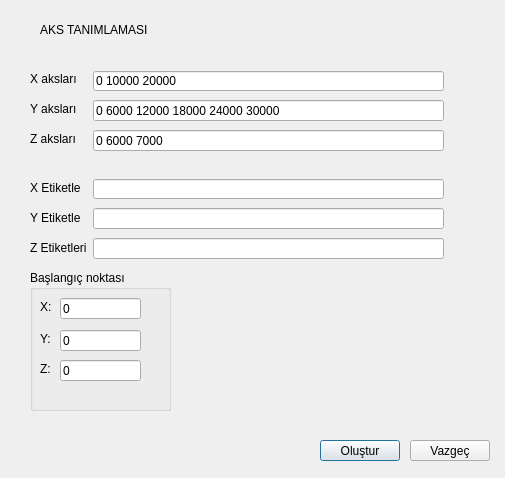
<?xml version="1.0" encoding="UTF-8"?>
<ui version="4.0">
 <class>AxesDialog</class>
 <widget class="QDialog" name="AxesDialog">
  <property name="windowModality">
   <enum>Qt::NonModal</enum>
  </property>
  <property name="geometry">
   <rect>
    <x>0</x>
    <y>0</y>
    <width>505</width>
    <height>478</height>
   </rect>
  </property>
  <property name="windowTitle">
   <string>Aks tanımı</string>
  </property>
  <property name="windowOpacity">
   <double>1.000000000000000</double>
  </property>
  <widget class="QLabel" name="label">
   <property name="geometry">
    <rect>
     <x>30</x>
     <y>72</y>
     <width>47</width>
     <height>13</height>
    </rect>
   </property>
   <property name="text">
    <string>X aksları</string>
   </property>
  </widget>
  <widget class="QLineEdit" name="lineEdit">
   <property name="geometry">
    <rect>
     <x>93</x>
     <y>71</y>
     <width>351</width>
     <height>20</height>
    </rect>
   </property>
   <property name="text">
    <string>0 10000 20000</string>
   </property>
  </widget>
  <widget class="QLineEdit" name="lineEdit_2">
   <property name="geometry">
    <rect>
     <x>93</x>
     <y>100</y>
     <width>351</width>
     <height>21</height>
    </rect>
   </property>
   <property name="text">
    <string>0 6000 12000 18000 24000 30000</string>
   </property>
  </widget>
  <widget class="QLabel" name="label_2">
   <property name="geometry">
    <rect>
     <x>30</x>
     <y>102</y>
     <width>47</width>
     <height>13</height>
    </rect>
   </property>
   <property name="text">
    <string>Y aksları</string>
   </property>
  </widget>
  <widget class="QLineEdit" name="lineEdit_3">
   <property name="geometry">
    <rect>
     <x>93</x>
     <y>130</y>
     <width>351</width>
     <height>21</height>
    </rect>
   </property>
   <property name="text">
    <string>0 6000 7000</string>
   </property>
  </widget>
  <widget class="QLabel" name="label_3">
   <property name="geometry">
    <rect>
     <x>30</x>
     <y>132</y>
     <width>47</width>
     <height>13</height>
    </rect>
   </property>
   <property name="text">
    <string>Z aksları</string>
   </property>
  </widget>
  <widget class="QPushButton" name="pushButton">
   <property name="geometry">
    <rect>
     <x>320</x>
     <y>440</y>
     <width>80</width>
     <height>21</height>
    </rect>
   </property>
   <property name="text">
    <string>Oluştur</string>
   </property>
  </widget>
  <widget class="QPushButton" name="pushButton_2">
   <property name="geometry">
    <rect>
     <x>410</x>
     <y>440</y>
     <width>80</width>
     <height>21</height>
    </rect>
   </property>
   <property name="text">
    <string>Vazgeç</string>
   </property>
  </widget>
  <widget class="QLineEdit" name="lineEdit_4">
   <property name="geometry">
    <rect>
     <x>93</x>
     <y>179</y>
     <width>351</width>
     <height>20</height>
    </rect>
   </property>
  </widget>
  <widget class="QLabel" name="label_4">
   <property name="geometry">
    <rect>
     <x>30</x>
     <y>240</y>
     <width>61</width>
     <height>16</height>
    </rect>
   </property>
   <property name="text">
    <string>Z Etiketleri</string>
   </property>
  </widget>
  <widget class="QLineEdit" name="lineEdit_5">
   <property name="geometry">
    <rect>
     <x>93</x>
     <y>208</y>
     <width>351</width>
     <height>21</height>
    </rect>
   </property>
  </widget>
  <widget class="QLabel" name="label_5">
   <property name="geometry">
    <rect>
     <x>30</x>
     <y>180</y>
     <width>51</width>
     <height>16</height>
    </rect>
   </property>
   <property name="text">
    <string>X Etiketleri</string>
   </property>
  </widget>
  <widget class="QLineEdit" name="lineEdit_6">
   <property name="geometry">
    <rect>
     <x>93</x>
     <y>238</y>
     <width>351</width>
     <height>21</height>
    </rect>
   </property>
  </widget>
  <widget class="QLabel" name="label_6">
   <property name="geometry">
    <rect>
     <x>30</x>
     <y>210</y>
     <width>51</width>
     <height>16</height>
    </rect>
   </property>
   <property name="text">
    <string>Y Etiketleri</string>
   </property>
  </widget>
  <widget class="QGroupBox" name="groupBox">
   <property name="geometry">
    <rect>
     <x>30</x>
     <y>270</y>
     <width>141</width>
     <height>141</height>
    </rect>
   </property>
   <property name="title">
    <string>Başlangıç noktası</string>
   </property>
   <widget class="QLabel" name="label_7">
    <property name="geometry">
     <rect>
      <x>10</x>
      <y>30</y>
      <width>47</width>
      <height>13</height>
     </rect>
    </property>
    <property name="text">
     <string>X: </string>
    </property>
   </widget>
   <widget class="QLineEdit" name="lineEdit_7">
    <property name="geometry">
     <rect>
      <x>30</x>
      <y>28</y>
      <width>81</width>
      <height>21</height>
     </rect>
    </property>
    <property name="text">
     <string>0</string>
    </property>
   </widget>
   <widget class="QLabel" name="label_8">
    <property name="geometry">
     <rect>
      <x>10</x>
      <y>62</y>
      <width>47</width>
      <height>13</height>
     </rect>
    </property>
    <property name="text">
     <string>Y: </string>
    </property>
   </widget>
   <widget class="QLineEdit" name="lineEdit_8">
    <property name="geometry">
     <rect>
      <x>30</x>
      <y>60</y>
      <width>81</width>
      <height>21</height>
     </rect>
    </property>
    <property name="text">
     <string>0</string>
    </property>
   </widget>
   <widget class="QLabel" name="label_9">
    <property name="geometry">
     <rect>
      <x>10</x>
      <y>92</y>
      <width>47</width>
      <height>13</height>
     </rect>
    </property>
    <property name="text">
     <string>Z: </string>
    </property>
   </widget>
   <widget class="QLineEdit" name="lineEdit_9">
    <property name="geometry">
     <rect>
      <x>30</x>
      <y>90</y>
      <width>81</width>
      <height>21</height>
     </rect>
    </property>
    <property name="text">
     <string>0</string>
    </property>
   </widget>
  </widget>
  <widget class="QLabel" name="label_10">
   <property name="geometry">
    <rect>
     <x>40</x>
     <y>20</y>
     <width>401</width>
     <height>20</height>
    </rect>
   </property>
   <property name="text">
    <string>AKS TANIMLAMASI</string>
   </property>
  </widget>
 </widget>
 <resources/>
 <connections/>
</ui>
